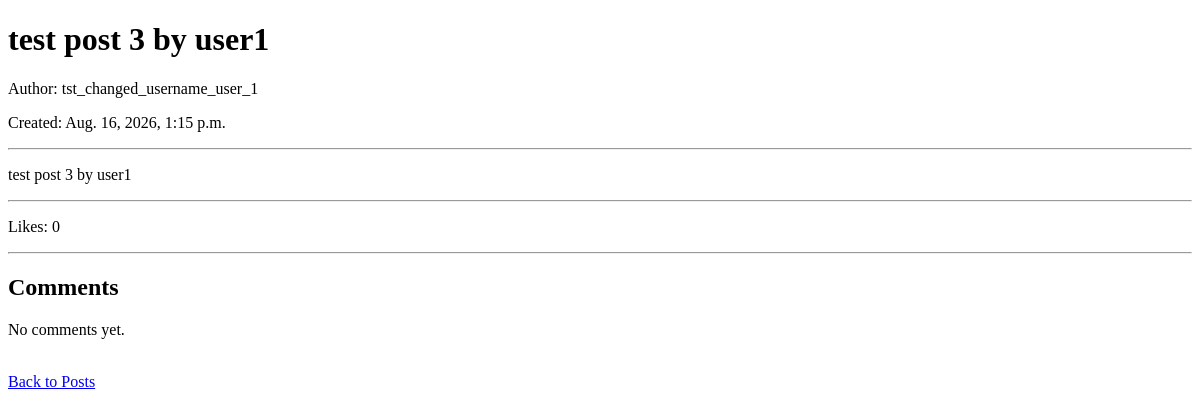
Page /posts/3/ on the earlier database version.
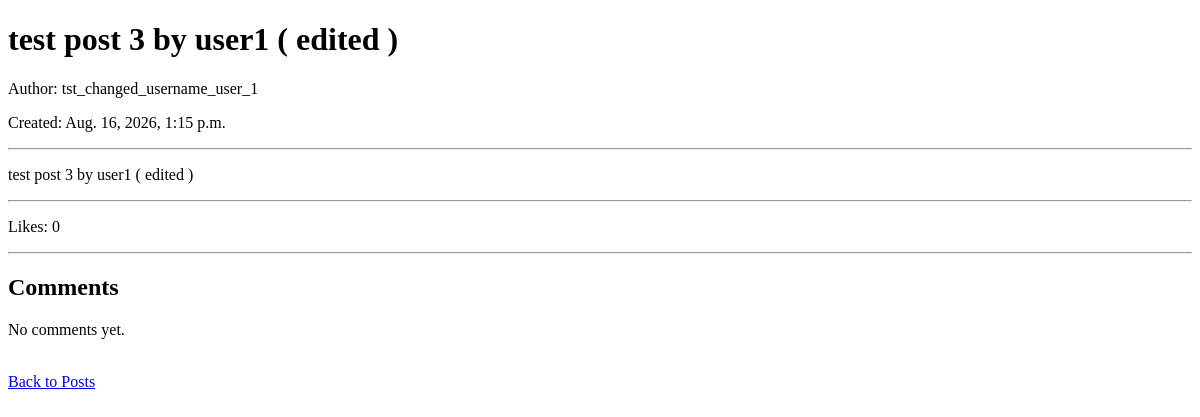
Same page on the later database version.
### posts/models.py (models this page shows, shortened)
class Post(models.Model):
    author = models.ForeignKey(
        User,
        on_delete=models.CASCADE,
        related_name="posts"
    )
    title = models.CharField(
        max_length=200
    )
    content = models.TextField()
    created_at = models.DateTimeField(
        auto_now_add=True
    )
    updated_at = models.DateTimeField(
        auto_now=True
    )

### accounts/models.py (models this page shows, shortened)
class User(AbstractUser):
    USER = "USER"
    ADMIN = "ADMIN"
    ROLE_CHOICES = (
        (USER, "User"),
        (ADMIN, "Admin"),
    )
    role = models.CharField(
        max_length=10,
        choices=ROLE_CHOICES,
        default=USER
    )
    created_at = models.DateTimeField(
        auto_now_add=True
    )
    is_banned = models.BooleanField(
        default=False
    )
    timeout_until = models.DateTimeField(
        null=True,
        blank=True
    )

### posts/views.py (the view)
def post_detail(request, post_id):
    post = get_object_or_404(
        Post,
        id=post_id
    )
    user_liked = False
    if request.user.is_authenticated:
        user_liked = Like.objects.filter(
            post=post,
            user=request.user
        ).exists()
    return render(
        request,
        "posts/post_detail.html",
        {
            "post": post,
            "user_liked": user_liked,
            "comment_form": CommentForm(),
        }
    )

### posts/templates/posts/post_detail.html (shortened to what this page needs)
<!DOCTYPE html>
<html>
<head>
</head>
<body>
<h1>
    {{ post.title }}
</h1>
<p>
    Author:
    {{ post.author.username }}
</p>
<p>
    Created:
    {{ post.created_at }}
</p>
<hr>
<p>
    {{ post.content }}
</p>
<hr>
<p>
    Likes:
    {{ post.likes.count }}
</p>
<hr>
<h2>
    Comments
</h2>
{% for comment in post.comments.all %}
    <div>
        <strong>
            {{ comment.author.username }}
        </strong>
        <p>
            {{ comment.content }}
        </p>
        <small>
            {{ comment.created_at }}
        </small>
        {% if request.user == comment.author %}
            <a href="{% url 'comment_edit' comment.id %}">
                Edit
            </a>
        {% endif %}
        {% if request.user == comment.author or request.user.is_admin %}
            <form method="POST"
                  action="{% url 'comment_delete' comment.id %}">
                {% csrf_token %}
                <button type="submit">
                    Delete
                </button>
            </form>
        {% endif %}
    </div>
    <hr>
{% empty %}
    <p>
        No comments yet.
    </p>
{% endfor %}
<br>
<a href="{% url 'post_list' %}">
    Back to Posts
</a>
</body>
</html>

Differences in the rows shown:
changed Post "tst_changed_username_user_1": title "test post 3 by user1" → "test post 3 by user1 ( edited )"; content "test post 3 by user1" → "test post 3 by user1 ( edited )"
